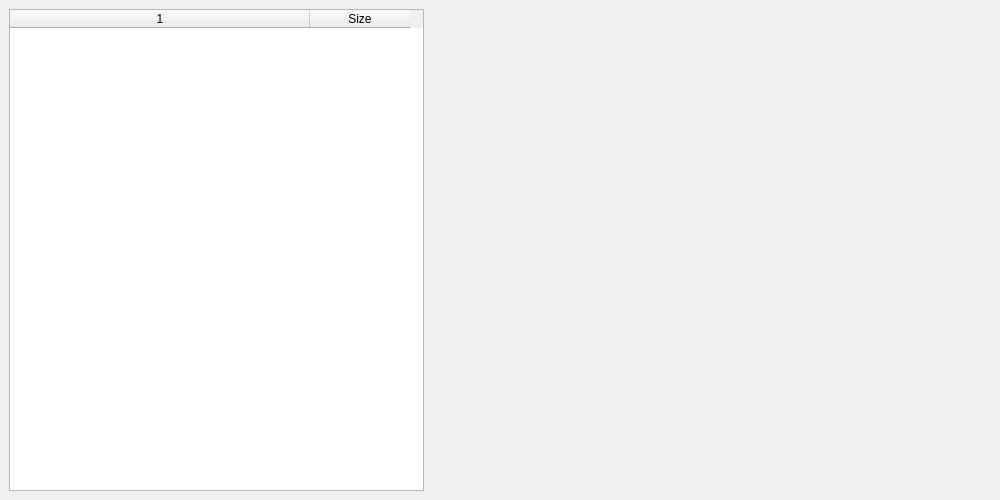
<?xml version="1.0" encoding="UTF-8"?>
<ui version="4.0">
 <class>MainWindow</class>
 <widget class="QMainWindow" name="MainWindow">
  <property name="geometry">
   <rect>
    <x>0</x>
    <y>0</y>
    <width>1000</width>
    <height>500</height>
   </rect>
  </property>
  <property name="windowTitle">
   <string>Disk Analyzer</string>
  </property>
  <widget class="QWidget" name="centralwidget">
   <layout class="QHBoxLayout" name="horizontalLayout_2">
    <item>
     <widget class="QTreeWidget" name="fileTree">
      <property name="maximumSize">
       <size>
        <width>415</width>
        <height>16777215</height>
       </size>
      </property>
      <property name="contextMenuPolicy">
       <enum>Qt::CustomContextMenu</enum>
      </property>
      <property name="horizontalScrollBarPolicy">
       <enum>Qt::ScrollBarAsNeeded</enum>
      </property>
      <property name="indentation">
       <number>10</number>
      </property>
      <property name="columnCount">
       <number>2</number>
      </property>
      <attribute name="headerVisible">
       <bool>true</bool>
      </attribute>
      <attribute name="headerCascadingSectionResizes">
       <bool>false</bool>
      </attribute>
      <attribute name="headerMinimumSectionSize">
       <number>50</number>
      </attribute>
      <attribute name="headerDefaultSectionSize">
       <number>300</number>
      </attribute>
      <attribute name="headerStretchLastSection">
       <bool>false</bool>
      </attribute>
      <column>
       <property name="text">
        <string/>
       </property>
       <property name="textAlignment">
        <set>AlignCenter</set>
       </property>
      </column>
      <column>
       <property name="text">
        <string>Size</string>
       </property>
       <property name="textAlignment">
        <set>AlignCenter</set>
       </property>
      </column>
     </widget>
    </item>
    <item>
     <widget class="QWidget" name="pie" native="true"/>
    </item>
   </layout>
  </widget>
 </widget>
 <resources/>
 <connections>
  <connection>
   <sender>fileTree</sender>
   <signal>itemSelectionChanged()</signal>
   <receiver>MainWindow</receiver>
   <slot>showPie()</slot>
   <hints>
    <hint type="sourcelabel">
     <x>356</x>
     <y>71</y>
    </hint>
    <hint type="destinationlabel">
     <x>452</x>
     <y>37</y>
    </hint>
   </hints>
  </connection>
  <connection>
   <sender>fileTree</sender>
   <signal>customContextMenuRequested(QPoint)</signal>
   <receiver>MainWindow</receiver>
   <slot>showContextMenu(QPoint)</slot>
   <hints>
    <hint type="sourcelabel">
     <x>256</x>
     <y>83</y>
    </hint>
    <hint type="destinationlabel">
     <x>427</x>
     <y>85</y>
    </hint>
   </hints>
  </connection>
 </connections>
 <slots>
  <slot>showPie()</slot>
  <slot>showContextMenu(QPoint)</slot>
 </slots>
</ui>
